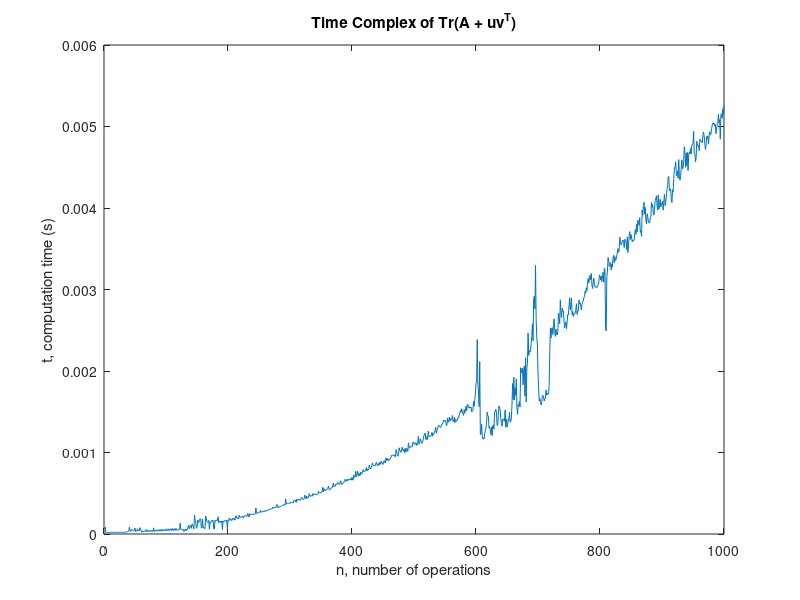

This figure's MATLAB source:
s1 = zeros(1,1000);
for n = 1:1000
    A = rand(n,n); 
    u = rand(n,1); 
    v = rand(n,1); 
    tic; 
    tr =sum(diag(A))+ sum(diag(u*transpose(v))); 
    s1(n) = toc;
end
figure 
plot(s1)
title('Time Complex of Tr(A + uv^{T})'); 
xlabel('n, number of operations'); 
ylabel('t, computation time (s)');  
